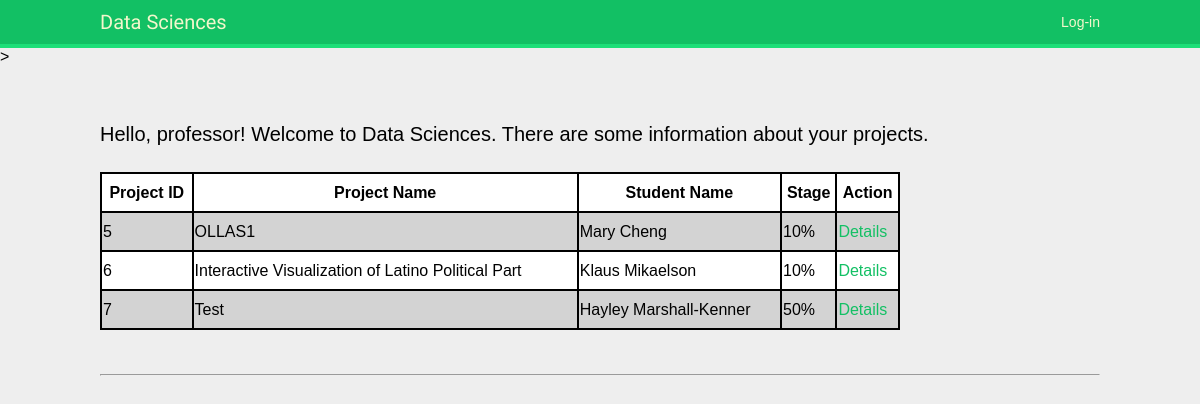
/professor_access/, run on an earlier commit of the app's database.
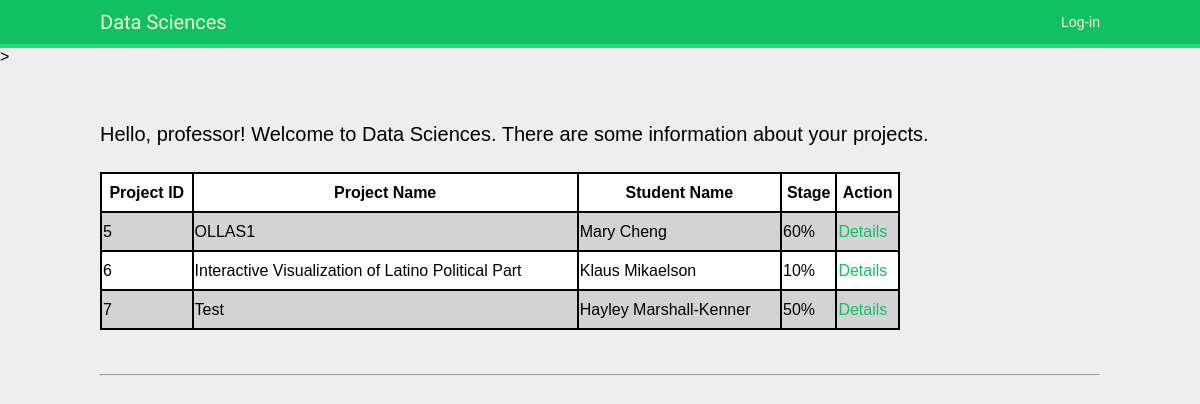
And on a later commit of the database.
### professor_access/models.py (models this page shows, shortened)
class Project(models.Model):
    name = models.CharField(max_length=50 )
    student_name = models.CharField(max_length=200)
    stage = models.CharField(max_length=50)
    description = models.TextField(blank=True)
    note = models.TextField(blank=True)
    file = models.FileField(upload_to='upload', blank=True, null=True)
    photo = models.ImageField(upload_to='upload', blank=True)

### professor_access/views.py (the view)
def professor_list(request, template_name='professor_access/pa_list.html'):
    project = Project.objects.all()
    data = {}
    data['object_list'] = project
    return render(request, template_name, data)

### professor_access/templates/professor_access/pa_list.html (shortened to what this page needs)
{% extends "base.html" %}
{% load staticfiles %}
{% block content %}
<head>
</head>
<body>
<p class="hello_pf">Hello, professor! Welcome to Data Sciences. There are some information about your projects.</p>
<table>
    <tr>
        <th>Project ID</th>
        <th>Project Name</th>
        <th>Student Name</th>
        <th>Stage</th>
        <th>Action</th>
    </tr>
    {% for project in object_list %}
    <tr>
        <td>{{ project.id}}</td>
        <td>{{ project.name}}</td>
        <td>{{ project.student_name }}</td>
        <td>{{ project.stage }}</td>
        <td><a href="{% url 'professor_access:detail' project.id %}">Details</a>
        </td>
    </tr>
    {% endfor %}
</table><br /><br /><hr />
</body>
{% endblock %}

What changed in the data, as far as the page shows it:
changed Project "OLLAS1": stage "10%" → "60%"
